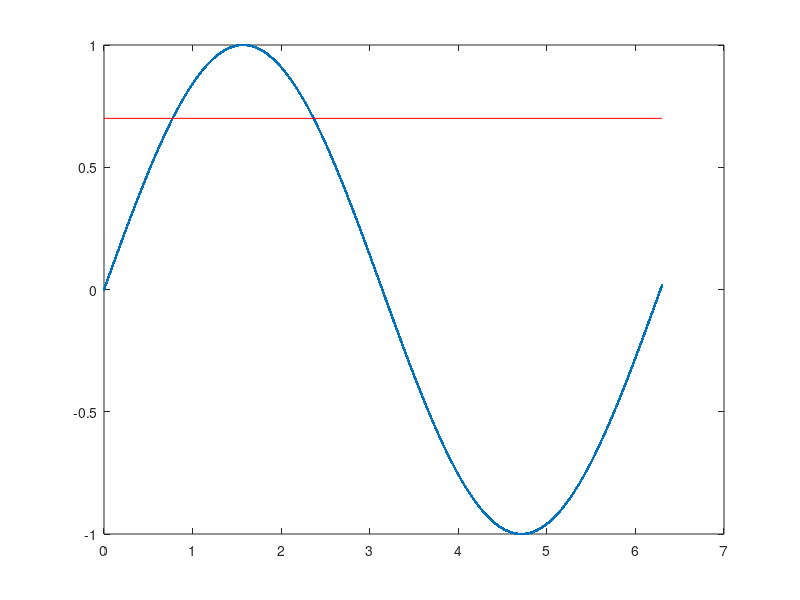

Write MATLAB code to recreate this figure.
% Example Problem
% Parameters
max_x = 6.3;
x = linspace(0, max_x, 100000);
y = sin(x);              % Corrected: sinx → sin(x)
y_check = 0.7;           % You need to define a value for y_check

% Actions
plot(x, y, '.'), hold on
plot([0 max_x], [y_check y_check], '-r')   % Corrected: lpot → plot, fixed vector size

y_greater = y > y_check;    % Corrected: -y>y_check → y > y_check

% Output
FinalPercent = sum(y_greater) / length(y) * 100;  % Percentage of points above y_check
disp(['FinalPercent = ', num2str(FinalPercent), '%'])  % Display result
